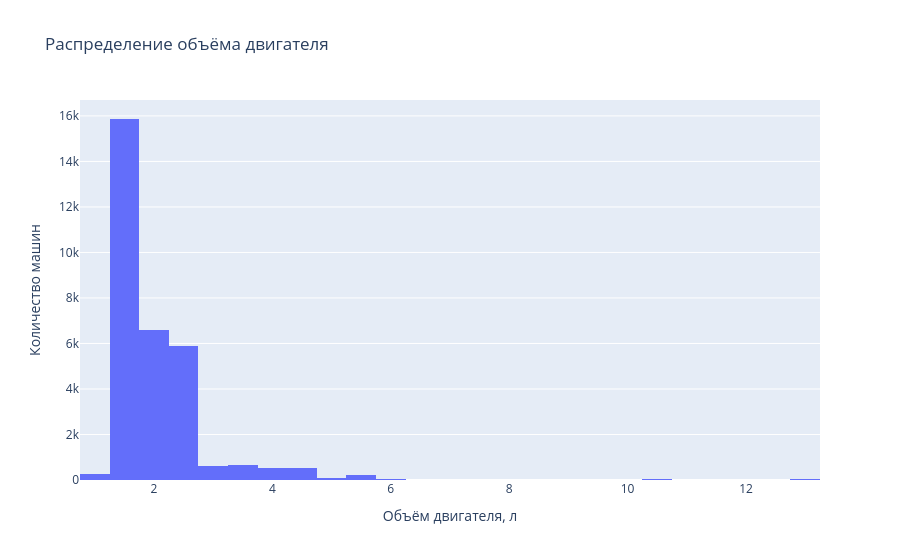

Notebook source saved alongside this figure:
### Markdown cell above
### Продажи по объёму двигателя

### Code cell
fig = px.histogram(sales_no_returns.dropna(subset=['volume_engine']), x='volume_engine',
                   y='amount', histfunc='sum', nbins=30, title='Распределение объёма двигателя',
                   labels={'volume_engine': 'Объём двигателя, л', 'amount': 'Количество машин'})
fig.update_layout(yaxis_title='Количество машин')
fig.show()

### Figure 1 — Plotly figure (JSON) as saved in the notebook; plotly's stock layout.template omitted (floating-point values rounded to 4 significant figures; data arrays with more than 128 entries replaced by an {"elided": "..."} marker saying what was removed)
{"data": [{"bingroup": "x", "histfunc": "sum", "hovertemplate": "Объём двигателя, л=%{x}<br>sum of Количество машин=%{y}<extra></extra>", "legendgroup": "", "marker": {"color": "#636efa", "pattern": {"shape": ""}}, "name": "", "nbinsx": 30, "orientation": "v", "showlegend": false, "type": "histogram", "x": {"elided": "18668 float values"}, "xaxis": "x", "y": {"elided": "18668 int values"}, "yaxis": "y"}], "layout": {"barmode": "relative", "legend": {"tracegroupgap": 0}, "title": {"text": "Распределение объёма двигателя"}, "xaxis": {"anchor": "y", "domain": [0, 1], "title": {"text": "Объём двигателя, л"}}, "yaxis": {"anchor": "x", "domain": [0, 1], "title": {"text": "Количество машин"}}}}
